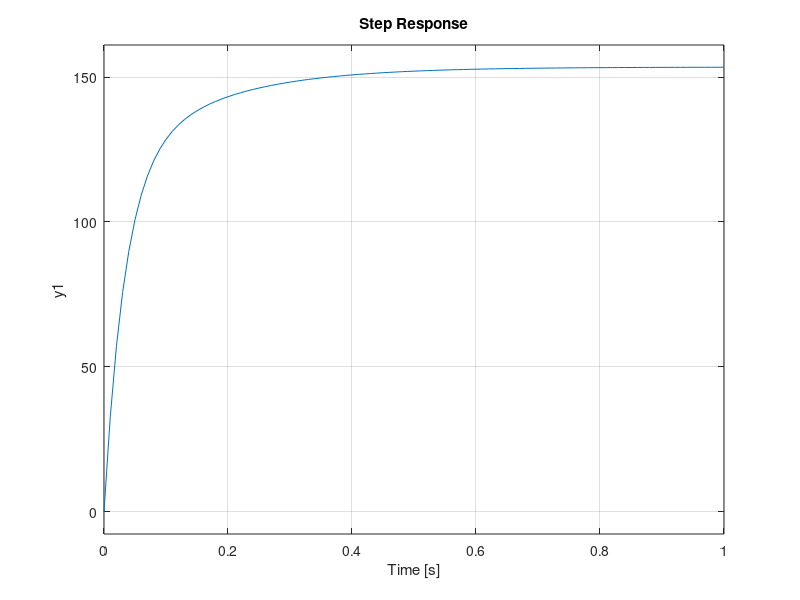

Here is the MATLAB script that generated this plot: (Note: this script raises an error after producing the figure.)
% ILIAS KOROMPILIS

format compact ;
clear ;
close all ;

% Example 9.9.1
HVc = tf(18.69*1.33*[1 8], [1 12.064+18.69*1.3 18.69*1.3*8]);
HTc = tf(-2.92*[1 440 0], [1 12.064+18.69*1.3 18.69*1.3*8]);

% Print Step Response
step(150*HVc);
t = 0 : 0.01 :30;
S=stepinfo(150*HVc);
RT=S.RiseTime;
OS=S.Overshoot;
Peak=S.Peak;
PT=S.PeakTime;
hold on
text(0.3,80,sprintf("RiseTime=%.2f sec",RT))
text(0.3,70,sprintf("OverShoot=%.2f %%",OS))
text(PT-0.375,60,sprintf("Peak=%.2f",Peak))

% Print Bode diagram of HVc
figure();
bode(HVc);

% Print Bode diagram of HTc
figure();
bode(HTc);

uV = 150*stepfun(t,0);
%uT1 = 150*stepfun(t,0);
%uT2 = -50 * stepfun(t,10);
%uT3 = 50*stepfun(t,20);
%uT = uT1 + uT2 + uT3;
uT = 0*stepfun(t,0);
yV = lsim(HVc, uV, t);
yT = lsim(HTc, uT, t);
y = yV +yT;

% Print 
figure();
plot(t, y, t, 20*uT);

%% Fuzzy PI Controller

FZPI=readfis('dc.fis');

figure()
plotmf(FZPI, 'input',1);
title('Membership function of E');

figure()
plotmf(FZPI, 'input',2);
title('Membership function of dE/dt');

figure()
plotmf(FZPI, 'output',1);
title('Membership function of dU/dt');